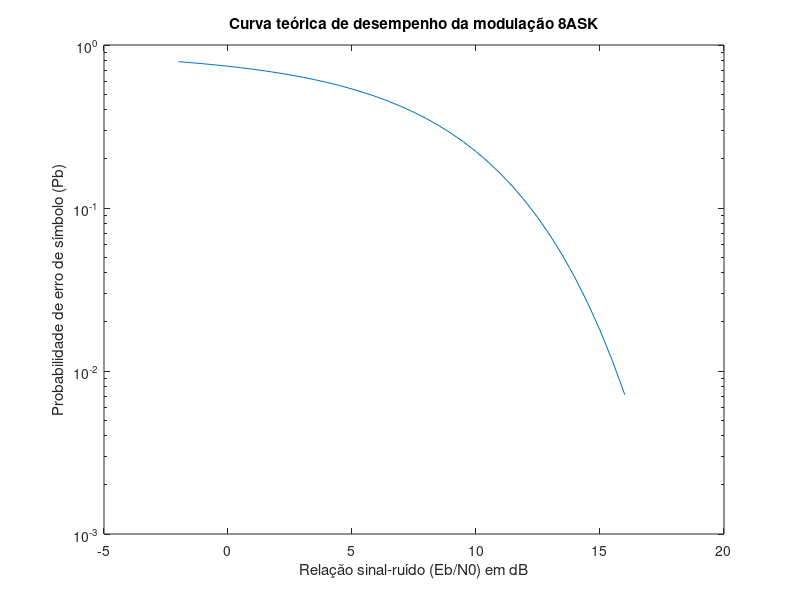

The MATLAB source for this figure:
function Curva_teorica_16QAM()
  SNR_dB = -2:0.5:16;
SNR = 10.^(SNR_dB/10);
p = (1- 1/4)*erfc(sqrt(3/30*SNR));
Ps = 1 - (1 - p).^2;
semilogy(SNR_dB, Ps);
xlabel('Relação sinal-ruído (Eb/N0) em dB');
ylabel('Probabilidade de erro de símbolo (Pb)');
title('Curva teórica de desempenho da modulação 8ASK');
end
